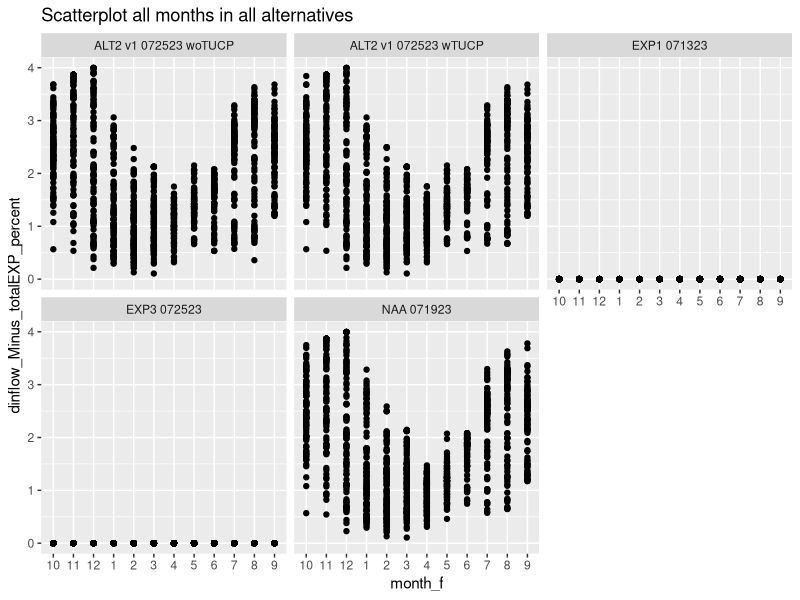
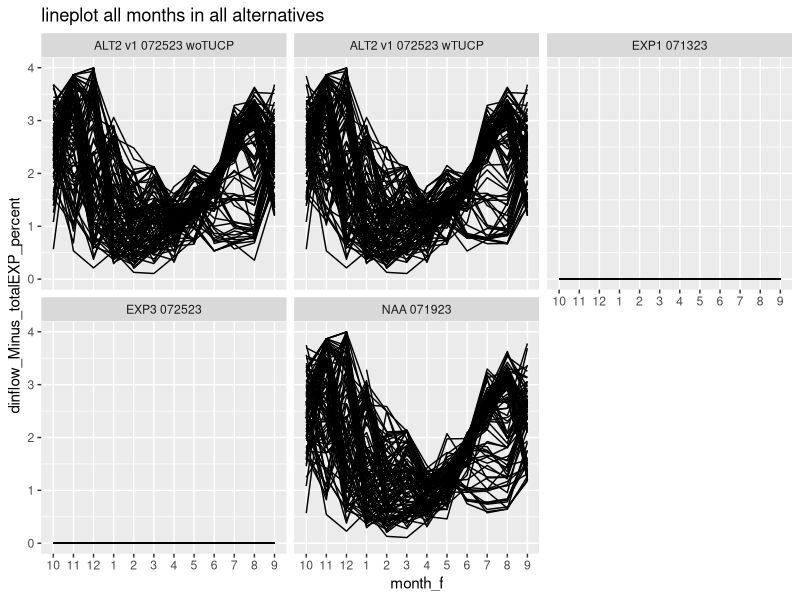
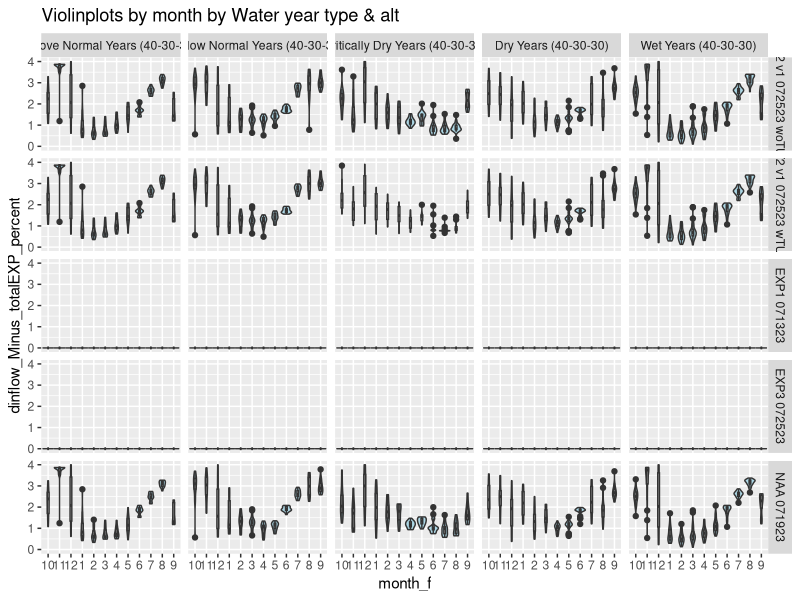
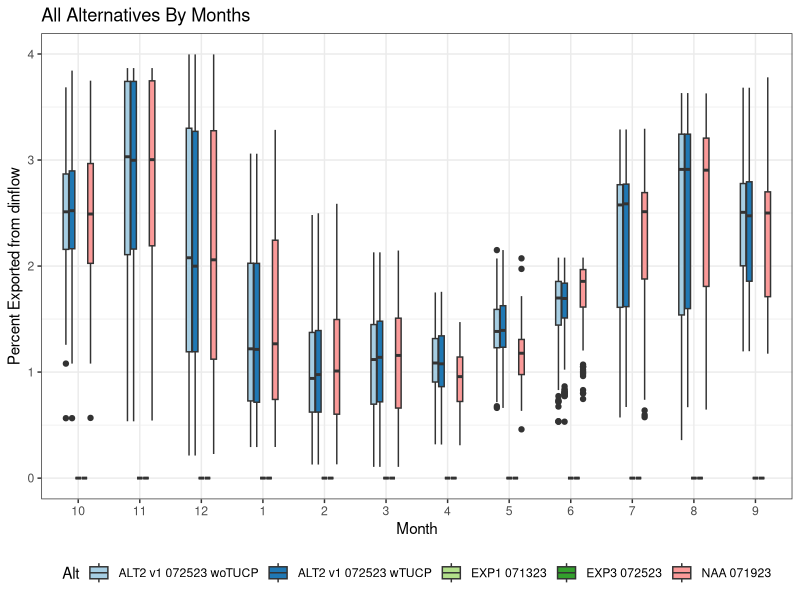

Reproduce these figures in R, in order. (Note: this script raises an error after producing the figures.)
#Script is part of the I. OMR Volumetric Influence line of evidence

#Purpose: Assemble data file for use in (file to be named later) from raw CAlSIM exported data

#Packages -----
library(tidyverse)
library(readr)
                              
#load data files----

#Delta Outflow
DO_AllAlts <- read_csv("Data/DO_AllAlts.csv", 
                       col_types = cols(...1 = col_skip()))
#View(DO_AllAlts)

#Delta Exports
EXP_AllAlts <- read_csv("Data/EXP_AllAlts.csv", 
                        col_types = cols(...1 = col_skip()))
#View(EXP_AllAlts)

#North of Delta Inflow (dinflow)
dinflow_AllAlts <- read_csv("Data/dinflow_AllAlts.csv", 
                         col_types = cols(...1 = col_skip()))
#View(dinflow_AllAlts)

#water Year types (applies to all alternatives)
WYtype_All <- read_csv("Data/WYtype_All.csv", 
                       col_types = cols(...1 = col_skip()))
#View(WYtype_All)

#Combine data files----
DOtodinflow_join <- left_join(DO_AllAlts, dinflow_AllAlts, join_by(Alt, Date)) 

#view(DOtodinflow_join)

DOtodinflowtoEXP_join <- left_join(DOtodinflow_join, EXP_AllAlts, join_by(Alt, Date)) 

#view(DOtodinflowtoEXP_join)

DOtodinflowtoEXP_join$Date <- as.POSIXct(DOtodinflowtoEXP_join$Date)

DOtodinflowtoEXP_join <- DOtodinflowtoEXP_join %>% mutate(year = year(Date))

DOtodinflowtoEXPtoWY_join <- left_join(DOtodinflowtoEXP_join, WYtype_All, 
                                    join_by(year == Year_WY))
#view(DOtodinflowtoEXPtoWY_join)

#Data Analysis----

#Rename object for ease
vol_influ <- DOtodinflowtoEXPtoWY_join

View(vol_influ)
class(vol_influ$Dinflow)
#Manipulates the data table and created variables for the visualizations
vol_influ_diff <- vol_influ %>% 
  mutate(totalEXP = JonesExp + BanksExpSWP + BanksExpCVP) %>% 
  mutate(dinflow_Minus_totalEXP_CFS = dinflow - totalEXP) %>% 
  mutate(dinflow_Minus_totalEXP_percent = (totalEXP/dinflow)*100) %>% 
  mutate(month = month(Date)) %>%  
  mutate(month_f = factor(month, levels = c(10,11,12,1,2,3,4,5,6,7,8,9))) %>% 
  mutate(year = year(Date))
  
class(vol_influ_diff$month_f)
#view(vol_influ_diff)

#Figures----

#scatter plot 
ggplot(vol_influ_diff, aes(x= month_f, y=dinflow_Minus_totalEXP_percent)) + 
  geom_point()+
  labs(title = "Scatterplot all months in all alternatives")+
  facet_wrap(~Alt)

ggplot(vol_influ_diff, aes(x= month_f, y=dinflow_Minus_totalEXP_percent, group = year)) + 
  geom_line()+
  labs(title = "lineplot all months in all alternatives")+
  facet_wrap(~Alt)

#Violinplots by month by Water year type & alt
ggplot(vol_influ_diff, aes(x=month_f, y=dinflow_Minus_totalEXP_percent)) + 
  geom_violin(fill = "light blue")+
  geom_boxplot(width=0.15)+
  labs(title = "Violinplots by month by Water year type & alt")+
  facet_grid(Alt~Wytype)

#box plot of all alternatives by month
ggplot(vol_influ_diff, aes(x=month_f, y=dinflow_Minus_totalEXP_percent, fill = Alt)) + 
  geom_boxplot(width=0.5)+
  labs(title = "All Alternatives By Months")+
  xlab("Month")+
  ylab("Percent Exported from dinflow")+
  theme_bw()+
  theme(legend.position = "bottom")+
  scale_fill_brewer(palette="Paired")



#filtered by alternative
Alt2v1woTUCP <- vol_influ_diff %>% filter(Alt == "ALT2 v1 090723 woTUCP")

ggplot(Alt2v1woTUCP, aes(x= month_f, y=dinflow_Minus_totalEXP_percent, group = year)) + 
  geom_line()+
  geom_point()+
  labs(title = "Alt2 v1 wo TUCP")+
  facet_grid(Wytype~ Alt)

#This plots the density curves of the monthly percentages across alternatives
library(plyr)
mu <- ddply(vol_influ_diff, "Alt", summarise, grp.mean=mean(dinflow_Minus_totalEXP_percent))

ggplot(vol_influ_diff, aes(x=dinflow_Minus_totalEXP_percent, color=Alt)) +
  geom_density()+
  #geom_vline(data=mu, aes(xintercept=grp.mean, color=Alt),linetype="dashed")+
  labs(title = "Densityplot of the % dinflow exported by month")+
  facet_wrap(~month_f)

filtered <- vol_influ_diff %>% filter(month_f == 6)
ggplot(filtered, aes(x=dinflow_Minus_totalEXP_percent, color=Alt)) +
  geom_density()+
  #geom_vline(data=mu, aes(xintercept=grp.mean, color=Alt),linetype="dashed")+
  labs(title = "Densityplot of the % dinflow exported by month")+
  facet_wrap(~month_f)

ggplot(vol_influ_diff, aes(x=month_f, y=dinflow_Minus_totalEXP_percent)) + 
  geom_violin(fill = "light blue")+
  geom_boxplot(width=0.15)+
  labs(title = "Violinplots by month by Water year type & alt")+
  facet_grid(Alt~Wytype)

#box plot of all alternatives by water year type
ggplot(vol_influ_diff, aes(x=month_f, y=dinflow_Minus_totalEXP_percent, fill = Alt)) + 
  geom_boxplot(width=1)+
  labs(title = "All Alternatives By Water Year Type")+
  xlab("Month")+
  ylab("Percent Exported from dinflow")+
  theme_bw()+
  theme(legend.position = "bottom")+
  facet_wrap(~Wytype)


ggplot(vol_influ_diff, aes(x=month_f, y=dinflow_Minus_totalEXP_percent, fill = Wytype)) + 
  geom_boxplot(width=1)+
  labs(title = "All Alternatives By Water Year Type")+
  xlab("Month")+
  ylab("Percent Exported from dinflow")+
  theme(legend.position = "bottom")+
  facet_wrap(~Alt)


ggplot(vol_influ_diff, aes(x=month_f, y=dinflow_Minus_totalEXP_percent, fill = Wytype)) + 
  geom_boxplot(width=1)+
  labs(title = "All Alternatives By Water Year Type")+
  theme(legend.position = "bottom")+
  facet_wrap(~Alt)

ggplot(vol_influ_diff, aes(x=Alt, y=dinflow_Minus_totalEXP_percent)) + 
  geom_boxplot(width=0.5)+
  labs(title = "boxplots by month by alt")+
  theme(axis.text.x = element_text(angle = 90, vjust = 0.5, hjust=1))+
  facet_grid(~month_f)


#filters to create a single figure for an alt
filtered2 <- vol_influ_diff %>% filter(Alt == "ALT2 v1 072523 wTUCP")
#view(filtered2)
ggplot(filtered2, aes(x=month_f, y=dinflow_Minus_totalEXP_percent, fill = Wytype)) + 
  geom_boxplot(width=1)+
  labs(title = "ALT2 v1 072523 wTUCP")+
  theme(legend.position = "bottom")

#Table Construction ----

#This section will work on formatting a table for export to the documents.

#View(vol_influ_diff)
colnames(vol_influ_diff)

#selects down to relevant columns
#generates a table of summary values
tbl <- vol_influ_diff %>% 
  select("Alt",                        
         "year", 
         "month",
         "Wytype", 
         "dinflow",
         "dinflow_Minus_totalEXP_percent") %>% 
  group_by(Alt, month) %>% 
  summarise(mean_dinflow = mean(dinflow),
            var_dinflow = var(dinflow),
            sd_dinflow = sd(dinflow), 
            .groups = "keep")
?summarize
view(tbl)

#this table is formatted for export as a csv for manipulation in excel

expt_tbl <- tbl %>% 
  pivot_wider(names_from = Alt,
              values_from = c("mean_dinflow",
                              "var_dinflow",
                              "sd_dinflow"))
  
view(expt_tbl)

#write_excel_csv(expt_tbl, "Data/tableforcopyandpaste.csv")
###############

#
comp_tbl <- vol_influ_diff %>% 
  select("Alt",                        
         "year", 
         "month",
         "Wytype", 
         "dinflow_Minus_totalEXP_percent") %>% 
  pivot_wider(names_from = Alt,
              values_from = c("dinflow_Minus_totalEXP_percent")) %>% 
  group_by(Wytype, month)

view(comp_tbl)

diff_tbl <- comp_tbl %>% group_by(Wytype,year, month) %>% 
  reframe(NAAminusEXP1 = `NAA 090723`-`EXP1 090623`,
            NAAminusEXP3 = `NAA 090723`-`EXP3 090623`,
            NAAminusEXP3 = `NAA 090723`-`EXP3 090623`,
            NAAminusALT1 = `NAA 090723`-`ALT1 090923`,
            NAAminusALT2v1wTUCP = `NAA 090723`-`ALT2 v1 090723 wTUCP`,
            NAAminusALT2v1woTUCP = `NAA 090723`-`ALT2 v1 090723 woTUCP`,
            NAAminusALT2v2noTUCP = `NAA 090723`-`ALT2 v2 090723 noTUCP`,
            NAAminusALT2v3noTUCP = `NAA 090723`-`ALT2 v3 090723 noTUCP`,
            NAAminusALT4 = `NAA 090723`-`ALT4 090823`) %>% 
  pivot_longer(NAAminusEXP1:NAAminusALT4) %>% 
  mutate(month_f = factor(month, levels = c(10,11,12,1,2,3,4,5,6,7,8,9))) 

view(diff_tbl)

colnames(comp_tbl)

ggplot(diff_tbl, aes(x=year, y=value, color = name)) + 
  geom_point()

#list of column headers----
# "Date",
# "DO",                         
# "Alt",                        
# "dinflow",                       
# "JonesExp",                   
# "BanksExpSWP" ,               
# "BanksExpCVP" ,               
# "year",                       
# "Code",                       
# "Wytype",                     
# "totalEXP",                   
# "dinflow_Minus_totalEXP_CFS",    
# "dinflow_Minus_totalEXP_percent",
# "month"
